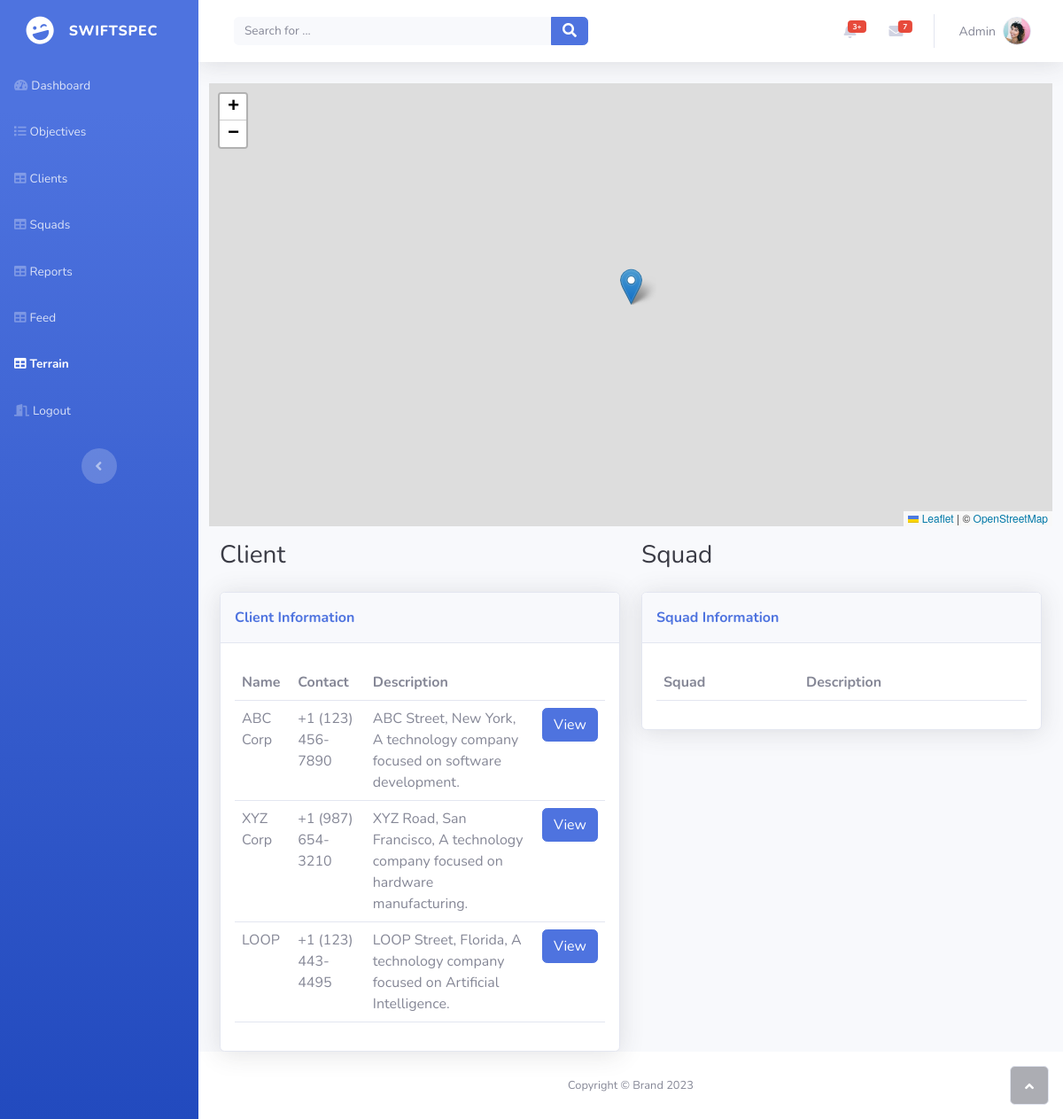
The app's page /terrain.php with its own data.
### tables this page shows
CREATE TABLE `client` (
  `ClientID` int(11) NOT NULL,
  `Name` varchar(50) DEFAULT NULL,
  `Contact` varchar(255) DEFAULT NULL,
  `Description` text DEFAULT NULL,
  `DateAdded` timestamp NOT NULL DEFAULT current_timestamp() ON UPDATE current_timestamp(),
  `Location` POINT
);

### php/displayterrain.php (called while the page is built, shortened)
<?php
require_once 'connection.php';
$sql = "SELECT *, ST_X(Location) AS Longitude, ST_Y(Location) AS Latitude FROM client";
$result = $connection->query($sql);
$clients = array();
if ($result->num_rows > 0) {
    while ($client = $result->fetch_assoc()) {
        $clients[] = $client;
    }
}

### terrain.php (the view, shortened to what this page needs)
<?php
require_once 'php/displayterrain.php';
?>
<!DOCTYPE html>
<html lang="en">
<head>
    <link rel="stylesheet" href="assets/bootstrap/css/bootstrap.min.css">
    <link rel="stylesheet" href="assets/fonts/fontawesome-all.min.css">
    <link rel="stylesheet" href="https://unpkg.com/leaflet@1.9.4/dist/leaflet.css" />
</head>
<body id="page-top">
    <div id="wrapper">
        <nav class="navbar navbar-dark align-items-start sidebar sidebar-dark accordion bg-gradient-primary p-0">
            <div class="container-fluid d-flex flex-column p-0"><a class="navbar-brand d-flex justify-content-center align-items-center sidebar-brand m-0" href="#">
                    <div class="sidebar-brand-icon rotate-n-15"><i class="fas fa-laugh-wink"></i></div>
                    <div class="sidebar-brand-text mx-3"><span>SwiftSpec</span></div>
                </a>
                <ul class="navbar-nav text-light" id="accordionSidebar">
                    <li class="nav-item"><a class="nav-link" href="squadhome.php"><i class="fas fa-tachometer-alt"></i><span>Dashboard</span></a></li>
                    <li class="nav-item"><a class="nav-link" href="squadObjectives.php"><i class="fas fa-list"></i><span>Objectives</span></a></li>
                    <li class="nav-item"><a class="nav-link" href="squadclients.php"><i class="fas fa-table"></i><span>Clients</span></a></li>
                    <li class="nav-item"><a class="nav-link" href="squadlist.php"><i class="fas fa-table"></i><span>Squads</span></a></li>
                    <li class="nav-item"><a class="nav-link" href="squadreports.php"><i class="fas fa-table"></i><span>Reports</span></a></li>
                    <li class="nav-item"><a class="nav-link" href="feed.php"><i class="fas fa-table"></i><span>Feed</span></a></li>
                    <li class="nav-item"><a class="nav-link active" href="terrain.php"><i class="fas fa-table"></i><span>Terrain</span></a></li>
                    <li class="nav-item"><a class="nav-link" href="php/logout.php"><i class="fas fa-door-open"></i><span>Logout</span></a></li>
                </ul>
                <div class="text-center d-none d-md-inline"><button class="btn rounded-circle border-0" id="sidebarToggle" type="button"></button></div>
            </div>
        </nav>
        <div class="d-flex flex-column" id="content-wrapper">
            <div id="content">
                <nav class="navbar navbar-light navbar-expand bg-white shadow mb-4 topbar static-top">
                    <div class="container-fluid"><button class="btn btn-link d-md-none rounded-circle me-3" id="sidebarToggleTop" type="button"><i class="fas fa-bars"></i></button>
                        <form class="d-none d-sm-inline-block me-auto ms-md-3 my-2 my-md-0 mw-100 navbar-search">
                            <div class="input-group"><input class="bg-light form-control border-0 small" type="text" placeholder="Search for ..."><button class="btn btn-primary py-0" type="button"><i class="fas fa-search"></i></button></div>
                        </form>
                        <ul class="navbar-nav flex-nowrap ms-auto">
                            <li class="nav-item dropdown no-arrow mx-1">
                                <div class="nav-item dropdown no-arrow"><a class="dropdown-toggle nav-link" aria-expanded="false" data-bs-toggle="dropdown" href="#"><span class="badge bg-danger badge-counter">3+</span><i class="fas fa-bell fa-fw"></i></a>
                                </div>
                            </li>
                            <li class="nav-item dropdown no-arrow mx-1">
                                <div class="nav-item dropdown no-arrow"><a class="dropdown-toggle nav-link" aria-expanded="false" data-bs-toggle="dropdown" href="#"><span class="badge bg-danger badge-counter">7</span><i class="fas fa-envelope fa-fw"></i></a>
                                </div>
                            </li>
                            <li class="nav-item dropdown no-arrow">
                                <div class="nav-item dropdown no-arrow"><a class="dropdown-toggle nav-link" aria-expanded="false" data-bs-toggle="dropdown" href="#"><span class="d-none d-lg-inline me-2 text-gray-600 small">Admin</span><img class="border rounded-circle img-profile" src="assets/img/avatars/avatar1.jpeg"></a>
                                </div>
                            </li>
                        </ul>
                    </div>
                </nav>
                <div class="container-fluid">
                    <div class="row">
                        <div id="map"></div>
                    </div>
                    <div class="row">
                        <div class="col-md-6">
                            <h3 class="text-dark mb-4">Client</h3>
                            <div class="card shadow">
                                <div class="card-header py-3">
                                    <p class="text-primary m-0 fw-bold">Client Information</p>
                                </div>
                                <div class="card-body">
                                    <div class="table-responsive table mt-2" id="dataTable" role="grid" aria-describedby="dataTable_info">
                                        <table class="table my-0" id="dataTable">
                                            <thead>
                                                <tr>
                                                    <th>Name</th>
                                                    <th>Contact</th>
                                                    <th>Description</th>
                                                    <th colspan="1"></th>
                                                </tr>
                                            </thead>
                                            <tbody>
                                                <?php foreach ($clients as $client) : ?>
                                                    <tr>
                                                        <td><?php echo $client['Name']; ?></td>
                                                        <td><?php echo $client['Contact']; ?></td>
                                                        <td><?php echo $client['Description']; ?></td>
                                                        <td><a href="terrain.php?id=<?php echo $client['ClientID']; ?>"><button class="btn btn-primary">View</button></a></td>
                                                    </tr>
                                                <?php endforeach; ?>
                                            </tbody>
                                        </table>
                                    </div>
                                </div>
                            </div>
                        </div>
                        <div class="col-md-6">
                            <h3 class="text-dark mb-4">Squad</h3>
                            <div class="card shadow">
                                <div class="card-header py-3">
                                    <p class="text-primary m-0 fw-bold">Squad Information</p>
                                </div>
                                <div class="card-body">
                                    <div class="table-responsive table mt-2" id="dataTable" role="grid" aria-describedby="dataTable_info">
                                        <table class="table my-0" id="dataTable">
                                            <thead>
                                                <tr>
                                                    <th>Squad</th>
                                                    <th>Description</th>
                                                </tr>
                                            </thead>
                                        </table>
                                    </div>
                                </div>
                            </div>
                        </div>
                    </div>
                </div>
            </div>
            <footer class="bg-white sticky-footer">
                <div class="container my-auto">
                    <div class="text-center my-auto copyright"><span>Copyright © Brand 2023</span></div>
                </div>
            </footer>
        </div><a class="border rounded d-inline scroll-to-top" href="#page-top"><i class="fas fa-angle-up"></i></a>
    </div>
</body>
</html>

### terrain.php (style rules this page uses)
#map { height: 500px; width: 100%; margin-bottom: 16px; }

### records on screen
client: Name "ABC Corp", Contact "+1 (123) 456-7890", Description "ABC Street, New York, A technology company focused on software development."
client: Name "XYZ Corp", Contact "+1 (987) 654-3210", Description "XYZ Road, San Francisco, A technology company focused on hardware manufacturing."
client: Name "LOOP", Contact "+1 (123) 443-4495", Description "LOOP Street, Florida, A technology company focused on Artificial Intelligence."
